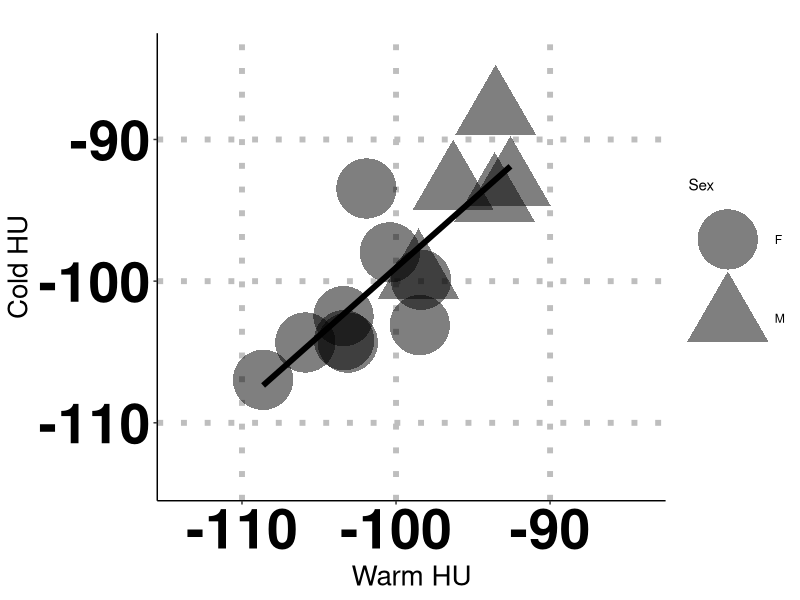
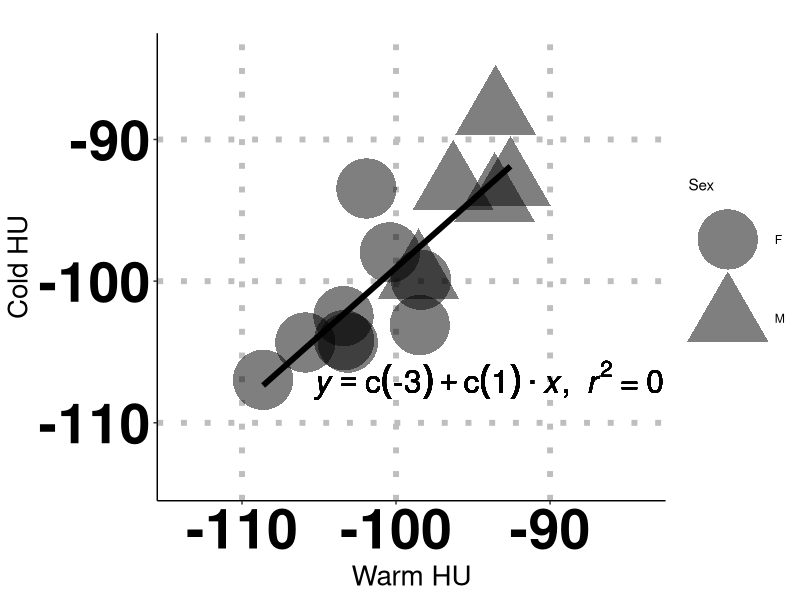

The R script that drew these images, in order:
#  CODE FOR RECREATING WAT PAPER FIGURES #################################
#  This .R file contains the script to recreate Figure 3 panel B) in the paper.
#  The script reads reconstructed data from the ../data_output/ folder and
#  puts the png image in the  ../figures/ folder.
#  FIGURE 3 B :  HU v. HU - subjects with BMI < 25

# Need ggplot2 and plyr
require(ggplot2)
require(plyr)

# Load CSV file into a data frame
df = read.csv('../tidy_data/WAT_avgAllslx_master_file_CA_v_TN.csv')

selected_rows = df[,"BMI"]<25
df = df[selected_rows ,]

CA_HU_Avg = df[,"CA_HU_Avg"]
TN_HU_Avg = df[,"TN_HU_Avg"]

# regression function
lm_eqn = function(df){
  m = lm(CA_HU_Avg ~ TN_HU_Avg, df);
  eq <- substitute(italic(y) == a + b %.% italic(x)*","~~italic(r)^2~"="~r2,
                   list(a = format(coef(m)[1], digits = 1),
                        b = format(coef(m)[2], digits = 1),
                        r2 = format(summary(m)$r.squared, digits = 2)))
  as.character(as.expression(eq));
}

g0 = ggplot(df, aes(x=TN_HU_Avg, y=CA_HU_Avg, shape=Sex)) +
  geom_smooth(aes(x=TN_HU_Avg, y=CA_HU_Avg, shape=NULL), data=df, method = "lm", se=FALSE, formula = y ~ x, colour="black", linetype="solid", alpha=0.5, size=2, weight=2) +
  geom_point(alpha=0.5,size=20) + 
  theme(axis.text=element_text(colour="black", size=40,face="bold"),axis.title=element_text(size=20),
        axis.line = element_line(colour = "black"),
        panel.grid.major = element_line(linetype = 3, colour = "gray", size = 2),
        panel.grid.minor = element_blank(),
        panel.background = element_blank()) +
  coord_cartesian(xlim=c(-114,-84), ylim=c(-114,-84))

g0.labs <- g0 + labs(title = "", x = "Warm HU", y = "Cold HU")
g0.labs

g1 = g0.labs + geom_text(aes(x = -92.5, y = -107, label = lm_eqn(df)), parse = TRUE, colour="black",size=8)

plot(g1)

# Copy plot to a PNG file
dev.copy(png, file = '../figures/Figure_3b.png', width=850, height=750)

# Don't forget to close the PNG device!
dev.off()

# Display the statistics (R-squared, p-value and confidence interval)
print("**********************************************************")
print("Figure 3b) statistics (R-squared, p-value and confidence interval)")
mod <- lm(CA_HU_Avg~TN_HU_Avg)
summary(mod)
confint(mod)
print("**********************************************************")
